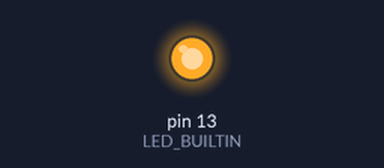
The sketch below on a simulated Arduino Uno, built with avr-gcc and run on an emulated ATmega328P. On the bench: output pins drawn as LEDs (lit = HIGH).

Above: at 2.0 s.
At 7.5 s:
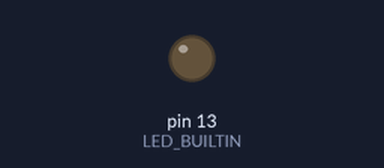
Timing chart, 0 to 11.1 s (numbered marks = the images above):
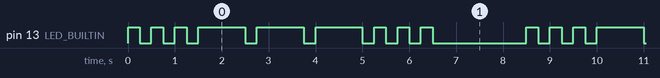

The sketch:

Projekt1Muudatus.ino
```cpp
// C++ code
//
void setup()
{
  pinMode(LED_BUILTIN, OUTPUT);
}

void loop()
{
  digitalWrite(LED_BUILTIN, HIGH);
  delay(250); // Wait for 1000 millisecond(s)
  digitalWrite(LED_BUILTIN, LOW);
  delay(250); // Wait for 1000 millisecond(s)
  digitalWrite(LED_BUILTIN, HIGH);
  delay(250); // Wait for 1000 millisecond(s)
  digitalWrite(LED_BUILTIN, LOW);
  delay(250); // Wait for 1000 millisecond(s)
  digitalWrite(LED_BUILTIN, HIGH);
  delay(250); // Wait for 1000 millisecond(s)
  digitalWrite(LED_BUILTIN, LOW);
  delay(250); // Wait for 1000 millisecond(s)
  digitalWrite(LED_BUILTIN, HIGH);
  delay(1000); // Wait for 1000 millisecond(s)
  digitalWrite(LED_BUILTIN, LOW);
  delay(250); // Wait for 1000 millisecond(s)
  digitalWrite(LED_BUILTIN, HIGH);
  delay(1000); // Wait for 1000 millisecond(s)
  digitalWrite(LED_BUILTIN, LOW);
  delay(250); // Wait for 1000 millisecond(s)
  digitalWrite(LED_BUILTIN, HIGH);
  delay(1000); // Wait for 1000 millisecond(s)
  digitalWrite(LED_BUILTIN, LOW);
  delay(250); // Wait for 1000 millisecond(s)
  digitalWrite(LED_BUILTIN, HIGH);
  delay(250); // Wait for 1000 millisecond(s)
  digitalWrite(LED_BUILTIN, LOW);
  delay(250); // Wait for 1000 millisecond(s)
  digitalWrite(LED_BUILTIN, HIGH);
  delay(250); // Wait for 1000 millisecond(s)
  digitalWrite(LED_BUILTIN, LOW);
  delay(250); // Wait for 1000 millisecond(s)
  digitalWrite(LED_BUILTIN, HIGH);
  delay(250); // Wait for 1000 millisecond(s)
  digitalWrite(LED_BUILTIN, LOW);
  delay(2000); // Wait for 1000 millisecond(s)
}
```

Measured:
- by itself, pin 13 (LED_BUILTIN): repeats every 8.5 s: 2 × (LOW 0.25 s, HIGH 0.25 s), 3 × (LOW 0.25 s, HIGH 1.0 s), 3 × (LOW 0.25 s, HIGH 0.25 s), LOW 2.0 s, HIGH 0.25 s
- by itself, everything shown: repeats every 8.5 s, in 18 steps
